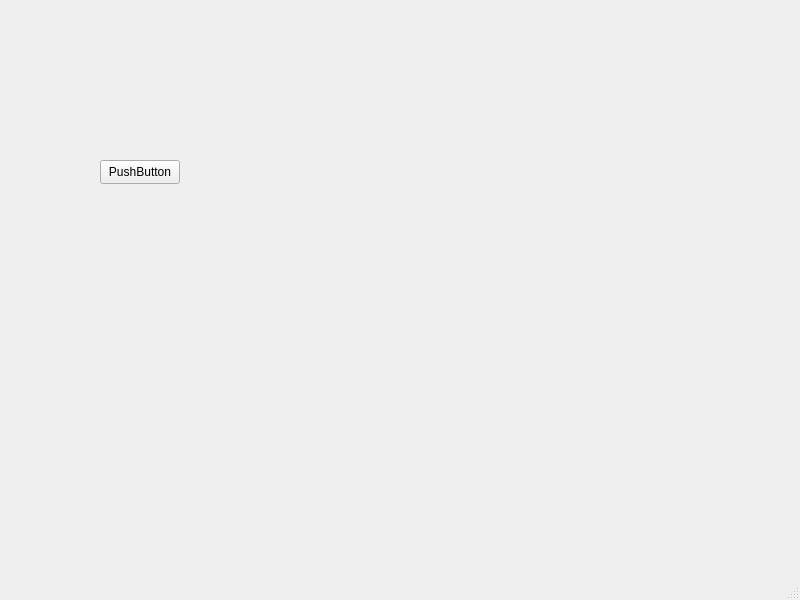
<?xml version="1.0" encoding="UTF-8"?>
<ui version="4.0">
 <class>MainWindow</class>
 <widget class="QMainWindow" name="MainWindow">
  <property name="geometry">
   <rect>
    <x>0</x>
    <y>0</y>
    <width>800</width>
    <height>600</height>
   </rect>
  </property>
  <property name="windowTitle">
   <string>MainWindow</string>
  </property>
  <widget class="QWidget" name="centralwidget">
   <widget class="QPushButton" name="pushButton">
    <property name="geometry">
     <rect>
      <x>100</x>
      <y>160</y>
      <width>80</width>
      <height>24</height>
     </rect>
    </property>
    <property name="text">
     <string>PushButton</string>
    </property>
   </widget>
  </widget>
  <widget class="QMenuBar" name="menubar">
   <property name="geometry">
    <rect>
     <x>0</x>
     <y>0</y>
     <width>800</width>
     <height>21</height>
    </rect>
   </property>
  </widget>
  <widget class="QStatusBar" name="statusbar"/>
 </widget>
 <resources/>
 <connections/>
</ui>
